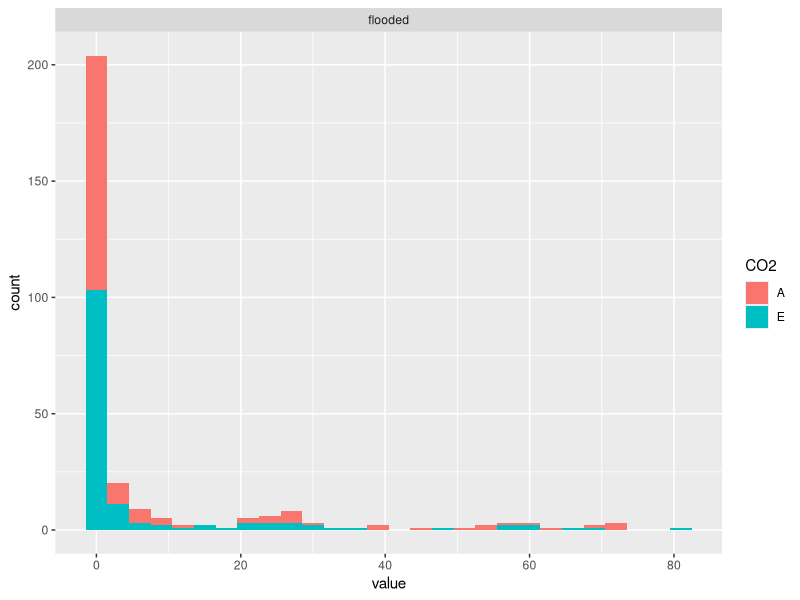
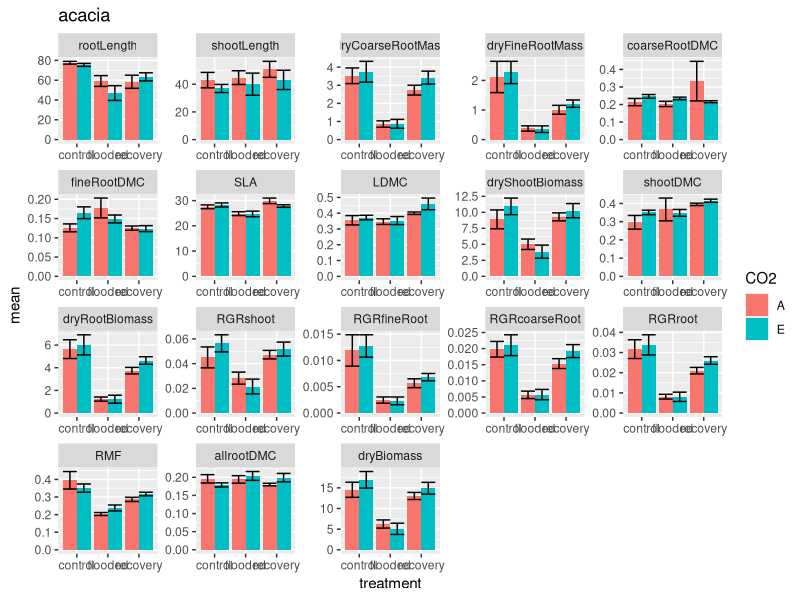
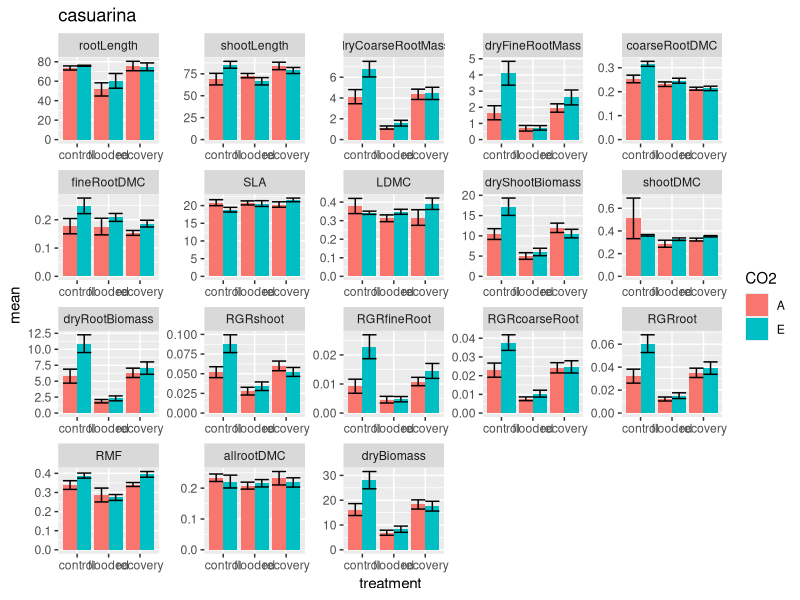
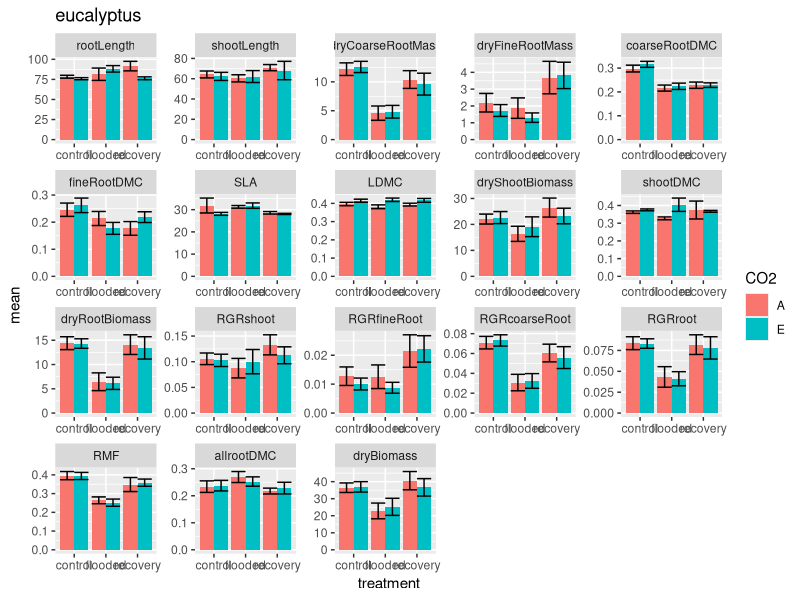

The R script that drew these images, in order:
# trait MEANS #

library(plyr)
library(ggplot2)
library(reshape2)

traits <- read.csv("data/harvest/traits.csv", header=T)
#traits <- subset(traits, treatment != "flooded")

# subset by species

traits.A <- subset(traits, species == "acacia")
traits.C <- subset(traits, species == "cas")
traits.E <- subset(traits, species == "euc")


plot.means_facet <- function(df, species) {
  
  figureDir <- "C:/Users/James/Desktop/stuff/glasshouse/glasshouse proj/output/figures/traits"
  species <- deparse(substitute(species))
  
  outDir <- figureDir
  
  dir.create(outDir, recursive=TRUE)
  
  
  df_melted <- melt(df)
  df_melted <- na.omit(df_melted)
  
  stats <- ddply(df_melted, .(CO2, treatment, variable), summarise, 
                 mean = mean(value),
                 sem = sd(value)/sqrt(length(value)))
  stats <- transform(stats, lower=mean-sem, upper=mean+sem)
  
  
    png(sprintf("%s/%s_traitfacet.png", outDir, species), width = 1500, height = 900)
    
      plot <- ggplot(stats, aes(treatment, mean, fill=CO2)) 
      plot <- plot + geom_bar(stat = "identity", position="dodge")    
      plot <- plot + facet_wrap(~ variable, scales = "free") 
      plot <- plot + geom_errorbar(aes(ymax=upper,
                                       ymin=lower),
                                   position=position_dodge(0.9),
                                   data=stats)    
      plot <- plot + ggtitle(paste(species))  
      
      print(plot)
    
    dev.off()      
  
}

plot.means_facet(traits.A, acacia)
plot.means_facet(traits.C, casuarina)
plot.means_facet(traits.E, eucalyptus)



plot.hists_facet <- function(df, species) {
  
  figureDir <- "C:/Users/James/Desktop/stuff/glasshouse/glasshouse proj/output/figures"
  species <- deparse(substitute(species))
  
  outDir <- sprintf("%s/%s", figureDir, species)
  
  dir.create(outDir, recursive=TRUE)
  
  melted <- melt(df)
  
  
  png(sprintf("%s/%s_traitfacet.png", outDir, species), width = 1500, height = 900)
  
  
  plot <- ggplot(blah, aes(value, fill=CO2)) 
  plot <- plot + geom_histogram(binwidth = 3)   
  plot <- plot + facet_wrap(~ treatment, scales = "free") 
  print(plot)
  plot <- plot + ggtitle(paste(species, trait))  
  
  print(plot)
  
  dev.off()      
  
}



blah <- melt(traits.A)
blah <- subset(blah, treatment == "flooded")

hist.plot <- function(df) {
  

  
}

hist.plot(blah)




plot <- ggplot(blah, aes(value, fill=CO2)) 
plot <- plot + geom_histogram(binwidth = 3)   
plot <- plot + facet_wrap(~ treatment, scales = "free") 
print(plot)
